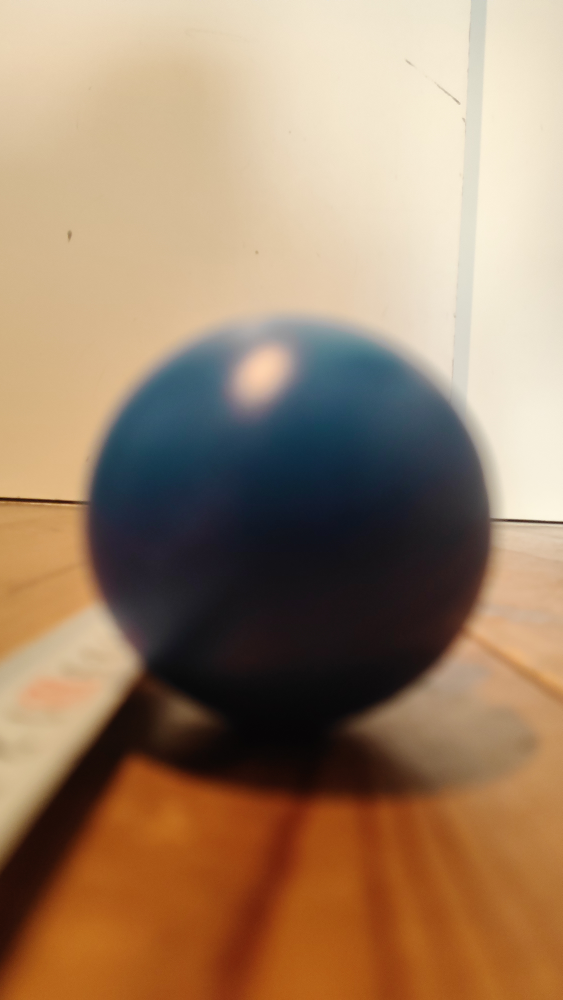
#> input picture work/marker/10.jpg, 2250 x 4000 px (shown at 1/4 size); its folder holds only this picture in this run
$ python 'data atume.py'
#> lines starting #> are read from the running program, lines starting #| are printed output that depends on the picture; after the words box and inside, x2 and y2 are one past the last pixel; in counts of white or black regions, pixels touching at a corner belong together
# -*- coding: utf-8 -*-
import cv2
import numpy as np
import math
import time
import csv


# 抽出したいカラーボールの色指定
# 0 <= h <= 179 (色相)　OpenCVではmax=179なのでR:0(180),G:60,B:120となる
# 0 <= s <= 255 (彩度)　黒や白の値が抽出されるときはこの閾値を大きくする
# 0 <= v <= 255 (明度)　これが大きいと明るく，小さいと暗い
c_min = np.array([97, 50, 0])
c_max = np.array([117, 255, 255])
time_list = []
# 膨張化用のカーネル
k = np.ones((5,5),np.uint8)

def color_track(im,h_min,h_max):
    global time_list
    time_list.append(['RGB色空間からHSV色空間に変換', time.perf_counter()])
    im_h = cv2.cvtColor(im,cv2.COLOR_BGR2HSV)  # RGB色空間からHSV色空間に変換
    time_list.append(['RGB色空間からHSV色空間に変換', time.perf_counter()])
    time_list.append(['マスク画像の生成', time.perf_counter()])
    mask = cv2.inRange(im_h,h_min,h_max,)       # マスク画像の生成
    time_list.append(['マスク画像の生成', time.perf_counter()])
    time_list.append(['平滑化', time.perf_counter()])
    mask = cv2.medianBlur(mask,7)               # 平滑化
    time_list.append(['平滑化', time.perf_counter()])
    time_list.append(['膨張化', time.perf_counter()])
    mask = cv2.dilate(mask,k,iterations=2)      # 膨張化
    time_list.append(['膨張化', time.perf_counter()])
    time_list.append(['色領域抽出', time.perf_counter()])
    im_c = cv2.bitwise_and(im,im,mask=mask)     # 色領域抽出
    time_list.append(['色領域抽出', time.perf_counter()])
    return mask#,im_c
def    index_emax(cnt):
    max_num = 0
    max_i = -1
    for i in range(len(cnt)):
        cnt_num=len(cnt[i])
        if cnt_num > max_num:
            max_num = cnt_num
            max_i = i
    return max_i
def    main():
    process_time = []
    l = []
    for num in range(10, 101, 10):
        global time_list
        time_list = []
        allstart = time.perf_counter()
        L1 = 200  # カメラと測定場所の距離　200[mm]
        h1 = 43  # 測定場所での画面サイズ 220 [ピクセル]
        H =  50   # ボールの直径[mm]
        Z =  200  # 200mm先のz位置[mm
        # 入力画像の取得
        name = str(num) + '.jpg'
        time_list.append(['画像取得', time.perf_counter()])
        im =   cv2.imread(name)      # カラーボールのトラッキング
#> im is the input picture: shape (4000, 2250, 3); mean B, G, R 104.8, 131.1, 158.5
        time_list.append(['画像取得', time.perf_counter()])
        time_list.append(['リサイズ', time.perf_counter()])
        height = im.shape[0]
#> height = 4000
        width = im.shape[1]
#> width = 2250
        # 画像のサイズを変更
        # 第一引数：サイズを変更する画像
        # 第二引数：変更後の幅
        # 第三引数：変更後の高さ
        size = 20 #サイズ指定

        im= cv2.resize(im,(width//size, height//size))
#> im: shape (200, 112, 3)
        height = im.shape[0]
#> height = 200
        width = im.shape[1]
#> width = 112
        time_list.append(['リサイズ', time.perf_counter()])


        mask1 = color_track(im,c_min,c_max)
#> in color_track, `im_h = cv2.cvtColor(im,cv2.COLOR_BGR2HSV)`: im_h: shape (200, 112, 3); mean H, S, V 37.1, 105.7, 162.5
#> in color_track, `mask = cv2.inRange(im_h,h_min,h_max,)`:
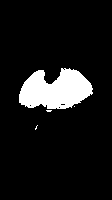
#> mask: shape (200, 112); 9.6% white; 4 white regions (3 under 20 px), largest, box (x1, y1, x2, y2) and area: (19, 68, 93, 109) 2138
#> in color_track, `mask = cv2.medianBlur(mask,7)`: mask: shape (200, 112); 9.5% white; 1 white region, box (x1, y1, x2, y2) and area: (19, 69, 93, 110) 2136
#> in color_track, `mask = cv2.dilate(mask,k,iterations=2)`: mask: shape (200, 112); 14.5% white; 1 white region
#> in color_track, `im_c = cv2.bitwise_and(im,im,mask=mask)`:
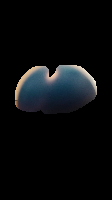
#> im_c: shape (200, 112, 3); mean B, G, R 12.7, 11.2, 9.5
        mask2 = color_track(im,c_min,c_max)

        # 色領域の輪郭を抽出
        time_list.append(['色領域の輪郭を抽出', time.perf_counter()])
        cnt, hierarchy = cv2.findContours(mask2,cv2.RETR_EXTERNAL, cv2.CHAIN_APPROX_SIMPLE)
#> cnt = 1 contour; box (x1, y1, x2, y2) and area: (15, 65, 97, 114) 3142
        time_list.append(['色領域の輪郭を抽出', time.perf_counter()])
        #cnt = cv2.findContours(mask2,cv2.RETR_TREE,cv2.CHAIN_APPROX_SIMPLE)[0]
        n = index_emax(cnt)
#> the loop in index_emax, `for i in range(len(cnt)):` made 1 pass
#> (cnt_num, max_num, max_i) on pass 1: (75, 75, 0)
#> after the loop in index_emax, `for i in range(len(cnt)):`: max_i = 0; max_num = 75
#> n = 0

        if n != -1:
            hull = cv2.convexHull(cnt[n])
#> hull = contour of 27 points, box (x1, y1, x2, y2) (15, 65, 97, 114), area 3280
            mask2[:] = 0
#> mask2: shape (200, 112); every value is 0
            cv2.drawContours(mask2,[hull],0,(255),-1)
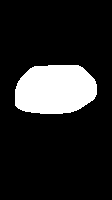
#> mask2: shape (200, 112); 15.1% white; 1 white region, box (x1, y1, x2, y2) and area: (15, 65, 97, 114) 3381
            cv2.drawContours(im,[hull],0,(0,200,0),2)
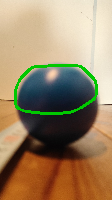
#> im: shape (200, 112, 3); mean B, G, R 101.5, 133.2, 154.4
            cv2.drawContours(mask2,[hull],0,(0,200,0),2)
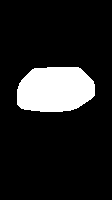
#> mask2: shape (200, 112); 13.2% white; 1 white region, box (x1, y1, x2, y2) and area: (17, 67, 95, 112) 2963
            M1 = cv2.moments(cnt[n])
#> M1 = moments, m00 3141.5, centre m10/m00, m01/m00 = (54.78, 89.46)
            if M1["m00"] != 0:
                cx,cy = int(M1["m10"]/M1["m00"]),int(M1["m01"]/M1["m00"])
#> cx = 54; cy = 89
            else:
                cx,cy = 320,240
        else:
            cx,cy = 320,240

        # 色領域の高さ計算
        time_list.append(['距離計算', time.perf_counter()])
        mask = cv2.bitwise_and(mask1,mask1,mask=mask2)
#> mask: shape (200, 112); 13% white; 1 white region, box (x1, y1, x2, y2) and area: (17, 67, 95, 112) 2902
        mask = cv2.Canny(mask2,100,200)
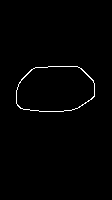
#> mask: shape (200, 112); 1% white in thin lines or dots, all inside (x1, y1, x2, y2) = (16, 66, 95, 112)
        y,x = np.where(mask == 255)
#> y = 224 values from 66 to 111; x = 224 values, max 94 at index 102, min 16 at index 115, mean 54.97
        if len(y)!= 0:
            # 対象物体の画像上の高さh2を計算
            ymax,ymin = np.amax(y),np.amin(y)
#> ymax = 111; ymin = 66
            xmax,xmin = np.amax(x),np.amin(x)
#> xmax = 94; xmin = 16

            #高さと幅の大きいほうを直径として使う
            h2 = max([(ymax - ymin),(xmax - xmin)])
#> h2 = 78

            #中心位置を直径をもとに補正（要修正）
            cx = cx + int((h2 - (xmax - xmin))/2)
            cy = cy + int((h2 - (ymax - ymin))/2)
#> cy = 105

            if float(h2) !=0:
                # 奥行きL2を計算
                L2 = (h1/float(h2))*L1
#> L2 = 110.3
                # 1px当たりの大きさを計算
                a = H/float(h2)
#> a = 0.641
                # 三次元位置（X, Y, Z）を計算
                X = (cx-320)*a
#> X = -170.5
                Y = (240-cy)*a
#> Y = 86.54
                #if L2 > X:
                #    Z = math.sqrt(L2*L2-X*X)
                X,Y,Z,L2 = round(X),round(Y),round(Z),round(L2)
#> X = -171; Y = 87; Z = 200; L2 = 110
            time_list.append(['距離計算', time.perf_counter()])
            alltime_list = time.perf_counter()

            # 処理時間算出
            alltime = alltime_list- allstart
            print("全体" + str(alltime) + "[sec]")
            #print(time_list)

            if num == 10:
                process_time.append(['画像',name])
                process_time.append(['全体',alltime])

                i = 0
                while i < len(time_list):
                    pname = time_list[i][0]
                    ans = time_list[i+1][1] - time_list[i][1]
                    process_time.append([pname, ans])
                    #print(pname,ans)
                    i= i+2
                #print(process_time)
            else:
                process_time[0].append(name)
                process_time[1].append(alltime)

                i = 0
                count = 2
                while i < len(time_list):
                    ans = time_list[i+1][1] - time_list[i][1]
                    process_time[count].append(ans)
                    #print(pname,ans)
                    i= i+2
                    count = count + 1
                #print(process_time)

            #推定距離格納
            long = str(num)
            est = str(L2)
#> est = '110'
            est=  est[:2] + '.' + est[2:]
#> est = '11.0'
            if num == 10:
                l.append([long])
                l.append([est])
            else:
                l[0].append(long)
                l[1].append(est)


            # 結果表示

            cv2.circle(im,(cx,cy),5, (0,0,255), -1)
            cv2.circle(im,(cx,cy),int(h2/2), (255,0,255), 1)
            cv2.putText(im,"X: "+str(X)+"[mm]",(30,20),1,1.5,(70,70,220),2)
            cv2.putText(im,"Y: "+str(Y)+"[mm]",(30,50),1,1.5,(70,70,220),2)
            cv2.putText(im,"Z: "+str(Z)+"[mm]",(30,80),1,1.5,(70,70,220),2)
            cv2.putText(im,"h2: "+str(h2)+"[pixcel]",(30,120),1,1.5,(220,70,90),2)
            cv2.putText(im,"L2: "+str(L2)+"[mm]",(30,160),1,1.5,(220,70,90),2)
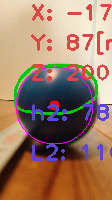
#> im: shape (200, 112, 3); mean B, G, R 103.5, 124.8, 157.7
            print("h2: "+str(h2)+"[pixcel]")
#| h2: 78[pixcel]
            print("L2: "+str(L2)+"[mm]")
#| L2: 110[mm]
            print("heiigt = "+str(height))
#| heiigt = 200
            print("width = "+str(width))
#| width = 112

            """
            height = im.shape[0]
            width = im.shape[1]

            # 画像のサイズを変更
            # 第一引数：サイズを変更する画像
            # 第二引数：変更後の幅
            # 第三引数：変更後の高さ
            im= cv2.resize(im,(width//4, height//4))
            mask2 = cv2.resize(mask2,(width//4, height//4))


            cv2.namedWindow("Camera", 1)
            cv2.namedWindow("Mask", 1)
            cv2.imshow("Camera",im)
            cv2.imshow("Mask",mask2)

            cname = str(size) + 'c' + name
            mname = str(size) + 'm' + name
            print(cname)
            cv2.imwrite(cname,im)
            cv2.imwrite(mname,mask2)
            """


    #処理csvファイル作成
    syori = str(size) + '処理時間.csv'
    with open(syori, "a", encoding="Shift_jis") as f:
        writer = csv.writer(f, lineterminator="\n")
        writer.writerows(process_time)
        print(process_time)

    #推定csvファイルを読み取り
    suitei = str(size) + '推定結果.csv'
    with open(suitei, "a", encoding="Shift_jis") as f:
        writer = csv.writer(f, lineterminator="\n")
        writer.writerows(l)
        print(l)

if __name__ == '__main__':
#> (the run stopped early here; a loop or call above may not have finished)
